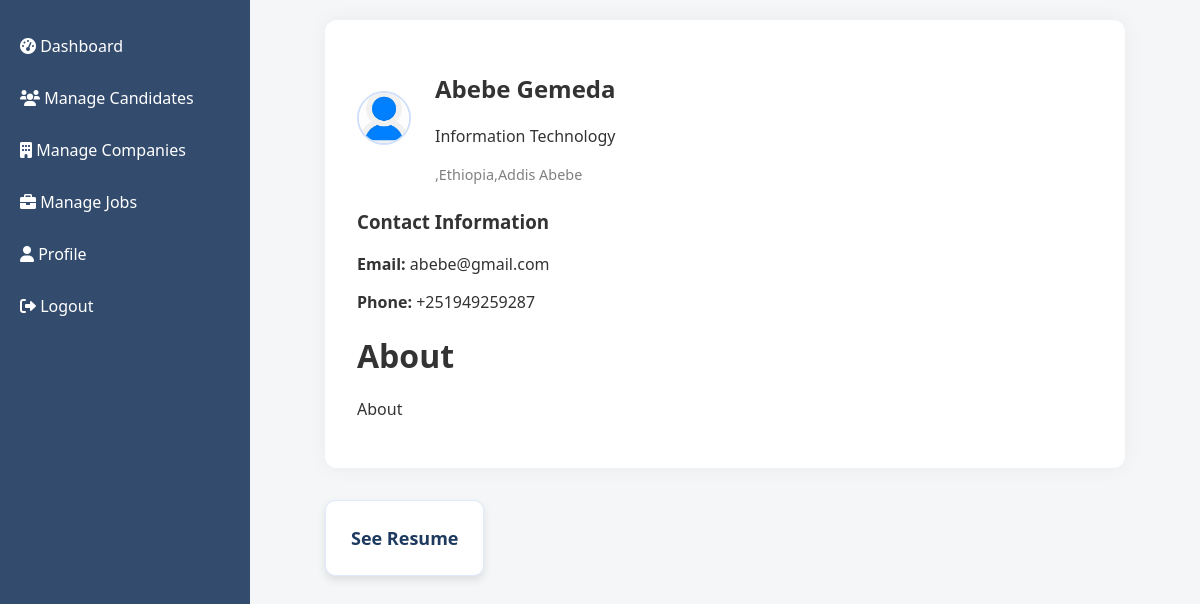
/admin/candidate_detail.php?candidate_id=7 (signed in), run on the app's committed database.
### tables this page shows
CREATE TABLE `candidates` (
  `id` int(11) NOT NULL,
  `candidate_id` int(11) NOT NULL,
  `phone` varchar(20) DEFAULT NULL,
  `country` varchar(50) DEFAULT NULL,
  `address` varchar(255) DEFAULT NULL,
  `field` varchar(100) DEFAULT NULL,
  `experience` enum('0-2 years','3-5 years','5+ years') DEFAULT NULL,
  `education` enum('High School','Bachelor''s Degree','Master''s Degree','PhD') DEFAULT NULL,
  `gender` enum('male','female') DEFAULT NULL,
  `summary` text DEFAULT NULL,
  `profile_picture` varchar(250) DEFAULT 'default.png',
  `resume` varchar(255) DEFAULT NULL,
  `created_at` timestamp NOT NULL DEFAULT current_timestamp()
);

CREATE TABLE `users` (
  `id` int(11) NOT NULL,
  `name` varchar(100) NOT NULL,
  `email` varchar(100) NOT NULL,
  `password` varchar(255) NOT NULL,
  `role` enum('admin','candidate','company') NOT NULL,
  `created_at` timestamp NOT NULL DEFAULT current_timestamp()
);

### admin/candidate_detail.php (the view, shortened to what this page needs)
<?php include "header.php" ?>
<div class="container">
    <div class="profile-card">
        <div class="header">
            <?php
            $candidate_id = $_GET['candidate_id'];
            $sql = "SELECT u.name,u.email,u.id AS candidate_id,c.*
        FROM users u
        INNER JOIN candidates c ON u.id=c.candidate_id
        WHERE u.id=$candidate_id";
            $result = mysqli_query($conn, $sql);
            $candidate = mysqli_fetch_assoc($result);
            ?>
            <img src="../uploads/images/<?php echo $candidate['profile_picture'] ?>" alt="Candidate Photo" class="profile-pic" />
            <div>
                <h2><?php echo $candidate['name']; ?></h2>
                <p><?php echo $candidate['field']; ?></p>
                <span class="location">,<i class="icon"></i><?php echo $candidate['country']; ?>,<i class="icon"></i><?php echo $candidate['address']; ?></span>
            </div>
        </div>
        <h3>Contact Information</h3>
        <p><strong>Email:</strong> <?php echo $candidate['email']; ?></p>
        <p><strong>Phone:</strong> <?php echo $candidate['phone']; ?></p>
        <h1>About</h1>
        <p><?php echo $candidate['summary'] ?></p>
    </div>
    <div class="section actions">
        <a href="../uploads/resumes/<?php echo htmlspecialchars($candidate['resume']); ?>" class="view-applicants" target="_blank">See Resume</a>
    </div>
</div>
<?php include "footer.php"; ?>

### public/css/admin.css (style rules this page uses)
body { font-family: 'Segoe UI', Tahoma, Geneva, Verdana, sans-serif; margin: 0; padding: 0; background-color: rgba(244, 246, 248, 0.9); color: #333; }
.section { display: grid; grid-template-columns: repeat(auto-fit, minmax(300px, 1fr)); gap: 20px; margin-bottom: 30px; }
.section a { background-color: #fff; padding: 25px; border-radius: 10px; box-shadow: 0 4px 8px rgba(0, 0, 0, 0.1); border: 1px solid rgba(100, 149, 237, 0.2); text-decoration: none; color: #1e3a5f; font-weight: bold; font-size: 18px; transition: all 0.3s ease; display: flex; align-items: center; gap: 15px; }
.container { max-width: 800px; margin: auto; }
.profile-card { background: white; padding: 2rem; border-radius: 12px; box-shadow: 0 0 20px rgba(0,0,0,0.05); }
.header { display: flex; align-items: center; gap: 1.5rem; margin-bottom: 1.5rem; }
.profile-pic { border-radius: 50%; width: 100px; height: 100px; object-fit: cover; }
.location { color: gray; font-size: 0.9rem; }
.section { margin-bottom: 1.5rem; }
.actions { display: flex; gap: 1rem; margin-top: 2rem; }
img { max-width: 50px; max-height: 50px; border-radius: 50%; object-fit: cover; border: 2px solid rgba(100, 149, 237, 0.3); }
.view-applicants { background-color: rgba(30, 58, 95, 0.9); color: #fff; padding: 8px 15px; border: none; border-radius: 5px; cursor: pointer; transition: all 0.2s ease; text-decoration: none; display: inline-block; font-size: 14px; margin-right: 10px; }

### data on the page
candidates: profile_picture (placeholder picture), candidate.name "Abebe Gemeda", field "Information Technology", country "Ethiopia", address "Addis Abebe", candidate.email "abebe@gmail.com", phone "+251949259287", summary "About"
